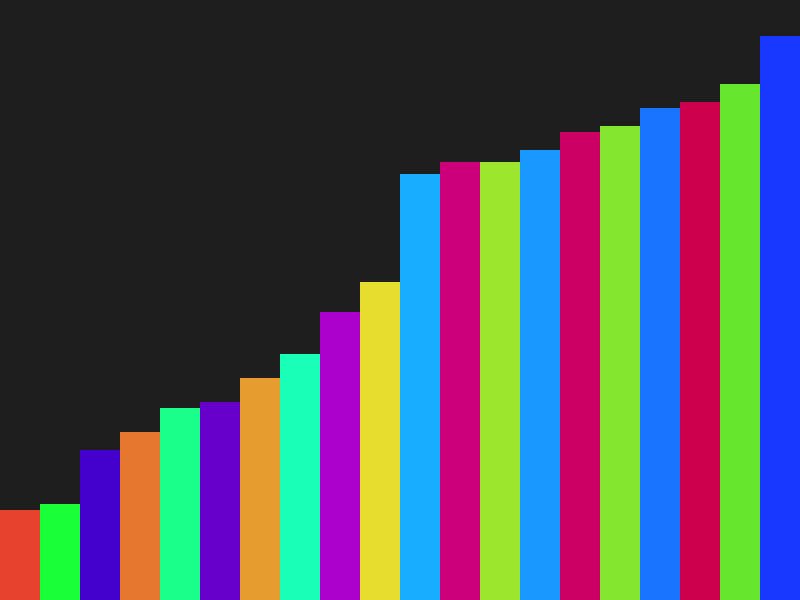
Frame 1 (no input)
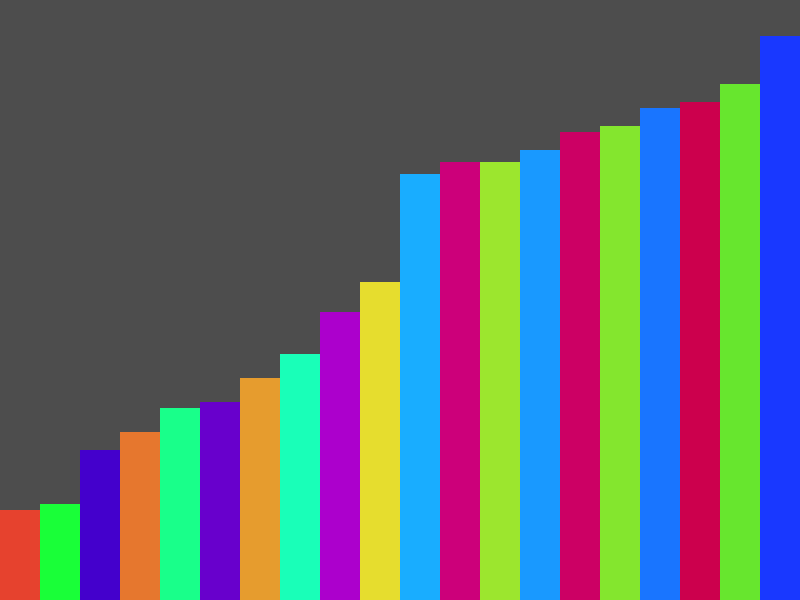
Frame 60 (no input)
Frame 120 (the mouse pressed at the canvas centre since frame 60): identical to frame 60, image omitted

The p5.js sketch that drew these frames (run headless with seeded random() and noise() and a simulated clock; from frame 60 on, the mouse is pressed at the canvas centre):

// p5.js sketch
// ── sketch.js
let numbers = [];
let numBars = 20; // Number of bars to display
let minVal = 10; // Minimum value for numbers
let maxVal = 100; // Maximum value for numbers

function setup() {
  createCanvas(800, 600);
  generateNumbers(); // Generate initial set of numbers
  sortNumbers(); // Sort numbers initially
  
  noStroke();
}

function draw() {
  background(30); // Dark background for better contrast
  
  // Display the bars
  for(let i = 0; i < numbers.length; i++) {
    let n = numbers[i];
    let x = map(i, 0, numbers.length, 0, width);
    let w = width / numbers.length;
    let h = map(n, 0, maxVal, 0, height);
    let y = height - h;
    
    // Use different color schemes based on index
    let hue, sat, bri;
    if (i % 3 === 0) {
      hue = map(n, minVal, maxVal, 0, 120); // Greenish range
      sat = 80;
      bri = 90;
    } else if (i % 3 === 1) {
      hue = map(n, minVal, maxVal, 120, 240); // Bluish range
      sat = 90;
      bri = 100;
    } else {
      hue = map(n, minVal, maxVal, 240, 360); // Reddish range
      sat = 100;
      bri = 80;
    }
    
    colorMode(HSB, 360, 100, 100);
    fill(hue, sat, bri);
    rect(x, y, w, h);
  }
}

function keyPressed() {
  if (key === 'r' || key === 'R') { // Press 'R' key to reset
    generateNumbers();
    sortNumbers();
  }
}

function generateNumbers() {
  numbers = [];
  for (let i = 0; i < numBars; i++) {
    numbers.push(int(random(minVal, maxVal + 1)));
  }
}

function sortNumbers() {
  numbers.sort(function(a, b) {
    return a - b; // Sort in ascending order
  });
}
